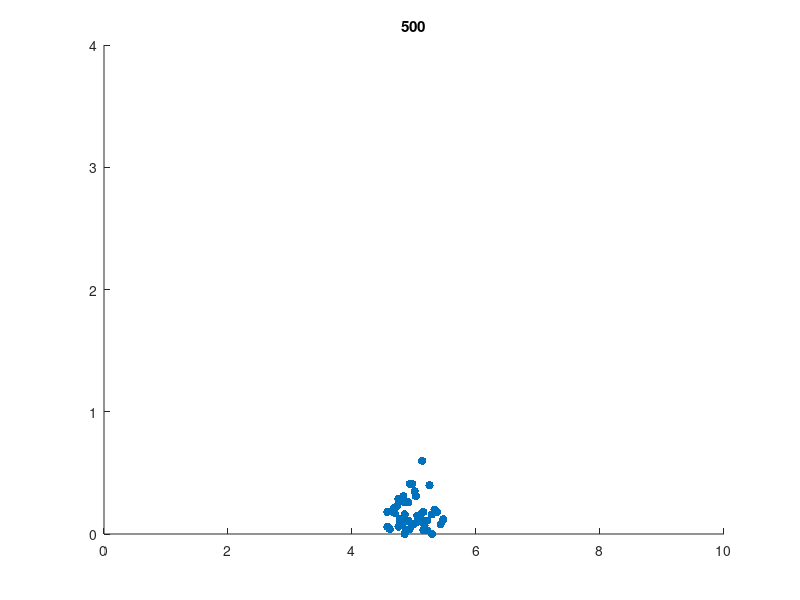

MATLAB code for this plot:
function myDiffusiondiff_mult;function diff_multN = 50;T = 500;p = 0.5;xbounds = [0 10];ybounds = [0 4];xdata = zeros(N,T);ydata = zeros(N,T);xdata(:,1) = mean(xbounds);ydata(:,1) = 0;xgrid = 0.01;ygrid = 0.01;for t = 1:T-1  dx = ((rand(N,1)>p)-0.5)*2;  dy = ((rand(N,1)>p)-0.5)*2;  xdata(:,t+1) = xdata(:,t)+dx*xgrid;  xdata(find(xdata(:,t+1)<xbounds(1)),t+1) = xbounds(1);  xdata(find(xdata(:,t+1)>xbounds(2)),t+1) = xbounds(2);    ydata(:,t+1) = ydata(:,t)+dy*ygrid;  ydata(find(ydata(:,t+1)<ybounds(1)),t+1) = ybounds(1);  ydata(find(ydata(:,t+1)>ybounds(2)),t+1) = ybounds(2);endfigure;handle = scatter(xdata(:,1),ydata(:,1),'filled');xlim(xbounds);ylim(ybounds);for t = 1:T  set(handle,'xdata',xdata(:,t),'ydata',ydata(:,t));  title(num2str(t));  drawnow;end  function diff_singlexbounds = [0 10];ybounds = [0 4];xdata = [mean(xbounds)];ydata = [0];xgrid = 0.01;ygrid = 0.01;figure;handle = scatter(xdata,ydata,'filled');xlim(xbounds);ylim(ybounds);p = 0.5;for t = 1:10000  dx = ((rand>p)-0.5)*2;  dy = ((rand>p)-0.5)*2;  xdata = xdata+dx*xgrid;  xdata(find(xdata<xbounds(1))) = xbounds(1);  xdata(find(xdata>xbounds(2))) = xbounds(2);    ydata = ydata+dy*ygrid;  ydata(find(ydata<ybounds(1))) = ybounds(1);  ydata(find(ydata>ybounds(2))) = ybounds(2);    set(handle,'xdata',xdata,'ydata',ydata);  drawnow;end